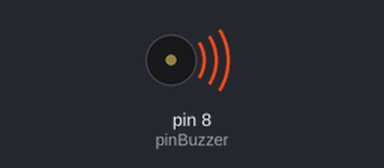
This sketch was run on a simulated Arduino Uno, built with avr-gcc and run on an emulated ATmega328P. Shown: buzzer (waves = sounding).

Above: at 0.2 s.
Timing chart, 0 to 3.0 s (numbered marks = the images above):
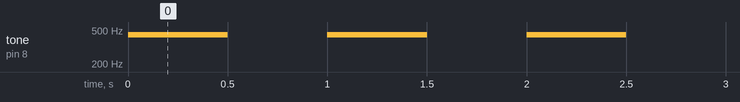

Measured:
- by itself, tone on pin 8 (pinBuzzer): alternates 440 Hz for 0.50 s and silent for 0.50 s

The sketch:

ejercicio6.ino
```cpp
int pinBuzzer = 8; //conecta el piezo al pin 8
int A_4 = 440;

void setup(){
pinMode(pinBuzzer,OUTPUT); //declara el pin del piezo como salida
}

void loop(){
  tone(pinBuzzer,A_4);
  delay(500);
  noTone(pinBuzzer);
  delay(500);
}
```
